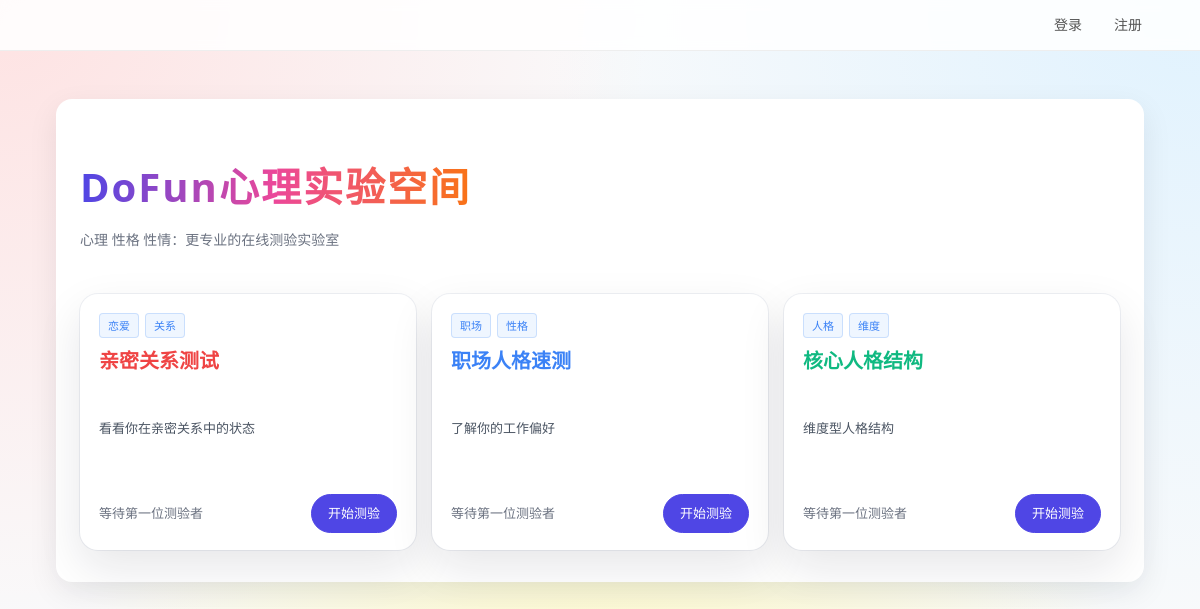
The page / on the database its author committed.
### tables this page shows
CREATE TABLE `tests` (
  `id` int(10) UNSIGNED NOT NULL,
  `slug` varchar(100) NOT NULL,
  `title` varchar(255) NOT NULL,
  `subtitle` varchar(255) DEFAULT NULL,
  `description` text,
  `title_color` char(7) DEFAULT NULL,
  `emoji` varchar(16) DEFAULT NULL,
  `tags` varchar(255) DEFAULT NULL,
  `status` enum('draft','published','archived') NOT NULL DEFAULT 'draft',
  `sort_order` int(11) NOT NULL DEFAULT '0',
  `created_at` datetime NOT NULL DEFAULT CURRENT_TIMESTAMP,
  `updated_at` datetime NOT NULL DEFAULT CURRENT_TIMESTAMP ON UPDATE CURRENT_TIMESTAMP,
  `scoring_mode` enum('simple','dimensions','range','custom') NOT NULL DEFAULT 'simple',
  `scoring_config` json DEFAULT NULL,
  `display_mode` enum('single_page','step_by_step') NOT NULL DEFAULT 'single_page'
);

### lib/user_auth.php (called while the page is built, shortened)
<?php
require_once __DIR__ . '/db_connect.php';
class UserAuth
{
    public static function currentUser(): ?array
    {
        global $pdo;
        if (empty($_SESSION['user_id'])) {
            return null;
        }
        $userId = (int)$_SESSION['user_id'];
        $stmt = $pdo->prepare("SELECT id, email, nickname, created_at FROM users WHERE id = :id LIMIT 1");
        $stmt->execute([':id' => $userId]);
        $user = $stmt->fetch(PDO::FETCH_ASSOC);
        return $user;
    }
}

### index.php (the view, shortened to what this page needs)
<?php
require __DIR__ . '/lib/db_connect.php';
require_once __DIR__ . '/lib/user_auth.php';
$stmt = $pdo->prepare("
    SELECT
        t.*,
        (SELECT COUNT(*) FROM test_runs r WHERE r.test_id = t.id) AS play_count
    FROM tests t
    WHERE (t.status = 'published' OR t.status = 1)
    ORDER BY t.sort_order DESC, t.id DESC
");
$stmt->execute();
$tests = $stmt->fetchAll(PDO::FETCH_ASSOC);
$user = UserAuth::currentUser();
?>
<!DOCTYPE html>
<html lang="zh-CN">
<head>
    <link rel="stylesheet" href="/assets/css/style.css">
</head>
<body>
<?php if (!defined('IN_ADMIN')): ?>
<div class="top-user-bar">
    <div class="top-user-bar-inner">
        <?php if ($user): ?>
            <span class="tub-nickname">
                <?php echo htmlspecialchars($user['nickname'] ?: $user['email']); ?>
            </span>
            <a href="/my_tests.php" class="tub-link">我的测验</a>
            <a href="/logout.php" class="tub-link">退出</a>
        <?php else: ?>
            <a href="/login.php" class="tub-link">登录</a>
            <a href="/register.php" class="tub-link">注册</a>
        <?php endif; ?>
    </div>
</div>
<?php endif; ?>
<main class="home">
    <div class="page-container">
        <header class="site-header">
            <div class="site-title-wrap">
                <h1 class="site-title">DoFun心理实验空间</h1>
            </div>
            <p class="site-subtitle">心理 性格 性情：更专业的在线测验实验室</p>
        </header>
        <div class="quiz-grid tests-grid">
        <?php foreach ($tests as $test): ?>
            <?php
            $tags = [];
            if (!empty($test['tags'])) {
                $tags = array_filter(array_map('trim', explode(',', $test['tags'])));
            }
            $titleStyle = 'color: #111827;';
            $titleColor = trim($test['title_color'] ?? '');
            if ($titleColor !== '' && preg_match('/^#[0-9a-fA-F]{6}$/', $titleColor)) {
                $color = htmlspecialchars($titleColor, ENT_QUOTES, 'UTF-8');
                $titleStyle = "color: {$color};";
            }
            $playCount = isset($test['play_count']) ? (int)$test['play_count'] : 0;
            ?>
                <article class="quiz-card test-card">
                    <div class="quiz-card-top">
                        <div class="quiz-tag-list">
                            <?php if ($tags): ?>
                                <?php foreach ($tags as $tag): ?>
                                    <span class="quiz-tag"><?= htmlspecialchars($tag, ENT_QUOTES, 'UTF-8') ?></span>
                            <?php endforeach; ?>
                        <?php else: ?>
                            <span class="quiz-tag">测验</span>
                        <?php endif; ?>
                    </div>
                </div>
                    <div class="quiz-card-body">
                        <div class="card-header">
                            <div class="card-title-row">
                                <h3 class="card-title" style="<?= $titleStyle ?>">
                                    <a class="card-title-link" href="/test.php?slug=<?= urlencode($test['slug']) ?>">
                                        <?= htmlspecialchars($test['title'], ENT_QUOTES, 'UTF-8') ?>
                                    </a>
                                </h3>
                            </div>
                        </div>
                    <?php if (!empty($test['subtitle'])): ?>
                        <p class="card-description">
                            <?= htmlspecialchars($test['subtitle'], ENT_QUOTES, 'UTF-8') ?>
                        </p>
                    <?php elseif (!empty($test['description'])): ?>
                        <p class="card-description">
                            <?= htmlspecialchars(mb_substr(strip_tags($test['description']), 0, 80), ENT_QUOTES, 'UTF-8') ?>
                        </p>
                    <?php else: ?>
                        <p class="card-description">&nbsp;</p>
                    <?php endif; ?>
                </div>
                    <div class="card-footer">
                        <?php if ($playCount > 0): ?>
                            <span class="card-play-count">
                                已有 <strong><?= $playCount ?></strong> 人测验
                            </span>
                        <?php else: ?>
                            <span class="card-play-count">等待第一位测验者</span>
                        <?php endif; ?>
                        <a class="card-button" href="/test.php?slug=<?= urlencode($test['slug']) ?>">
                            开始测验
                        </a>
                    </div>
            </article>
        <?php endforeach; ?>
        </div>
    </div>
</main>
</body>
</html>

### rows shown on the page
tests: tags "恋爱", tags "关系", title "亲密关系测试", subtitle "看看你在亲密关系中的状态"
tests: tags "职场", tags "性格", title "职场人格速测", subtitle "了解你的工作偏好"
tests: tags "人格", tags "维度", title "核心人格结构", subtitle "维度型人格结构"
